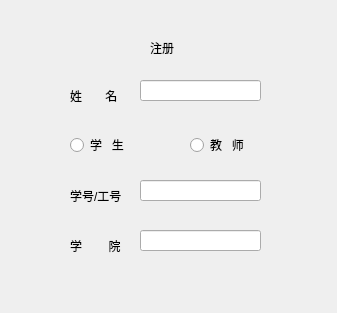
<?xml version="1.0" encoding="UTF-8"?>
<ui version="4.0">
 <class>Apply</class>
 <widget class="QDialog" name="Apply">
  <property name="geometry">
   <rect>
    <x>0</x>
    <y>0</y>
    <width>337</width>
    <height>313</height>
   </rect>
  </property>
  <property name="windowTitle">
   <string>Dialog</string>
  </property>
  <widget class="QWidget" name="verticalLayoutWidget">
   <property name="geometry">
    <rect>
     <x>70</x>
     <y>80</y>
     <width>71</width>
     <height>31</height>
    </rect>
   </property>
   <layout class="QVBoxLayout" name="verticalLayout">
    <item>
     <widget class="QLabel" name="name">
      <property name="text">
       <string>姓       名</string>
      </property>
     </widget>
    </item>
   </layout>
  </widget>
  <widget class="QWidget" name="horizontalLayoutWidget">
   <property name="geometry">
    <rect>
     <x>70</x>
     <y>130</y>
     <width>71</width>
     <height>31</height>
    </rect>
   </property>
   <layout class="QHBoxLayout" name="horizontalLayout">
    <item>
     <widget class="QRadioButton" name="student">
      <property name="text">
       <string>学   生</string>
      </property>
     </widget>
    </item>
   </layout>
  </widget>
  <widget class="QWidget" name="horizontalLayoutWidget_2">
   <property name="geometry">
    <rect>
     <x>190</x>
     <y>130</y>
     <width>71</width>
     <height>31</height>
    </rect>
   </property>
   <layout class="QHBoxLayout" name="horizontalLayout_2">
    <item>
     <widget class="QRadioButton" name="tecther">
      <property name="text">
       <string>教   师</string>
      </property>
     </widget>
    </item>
   </layout>
  </widget>
  <widget class="QWidget" name="horizontalLayoutWidget_3">
   <property name="geometry">
    <rect>
     <x>70</x>
     <y>180</y>
     <width>71</width>
     <height>31</height>
    </rect>
   </property>
   <layout class="QHBoxLayout" name="horizontalLayout_3">
    <item>
     <widget class="QLabel" name="id">
      <property name="text">
       <string>学号/工号</string>
      </property>
     </widget>
    </item>
   </layout>
  </widget>
  <widget class="QWidget" name="horizontalLayoutWidget_4">
   <property name="geometry">
    <rect>
     <x>70</x>
     <y>230</y>
     <width>71</width>
     <height>31</height>
    </rect>
   </property>
   <layout class="QHBoxLayout" name="horizontalLayout_4">
    <item>
     <widget class="QLabel" name="major">
      <property name="text">
       <string>学        院 </string>
      </property>
     </widget>
    </item>
   </layout>
  </widget>
  <widget class="QLineEdit" name="namelineEdit">
   <property name="geometry">
    <rect>
     <x>140</x>
     <y>80</y>
     <width>121</width>
     <height>21</height>
    </rect>
   </property>
  </widget>
  <widget class="QLineEdit" name="lineEdit_2">
   <property name="geometry">
    <rect>
     <x>140</x>
     <y>180</y>
     <width>121</width>
     <height>21</height>
    </rect>
   </property>
  </widget>
  <widget class="QLineEdit" name="majorlineEdit_3">
   <property name="geometry">
    <rect>
     <x>140</x>
     <y>230</y>
     <width>121</width>
     <height>21</height>
    </rect>
   </property>
  </widget>
  <widget class="QLabel" name="label">
   <property name="geometry">
    <rect>
     <x>150</x>
     <y>40</y>
     <width>59</width>
     <height>16</height>
    </rect>
   </property>
   <property name="text">
    <string>注册</string>
   </property>
  </widget>
 </widget>
 <resources/>
 <connections/>
</ui>
